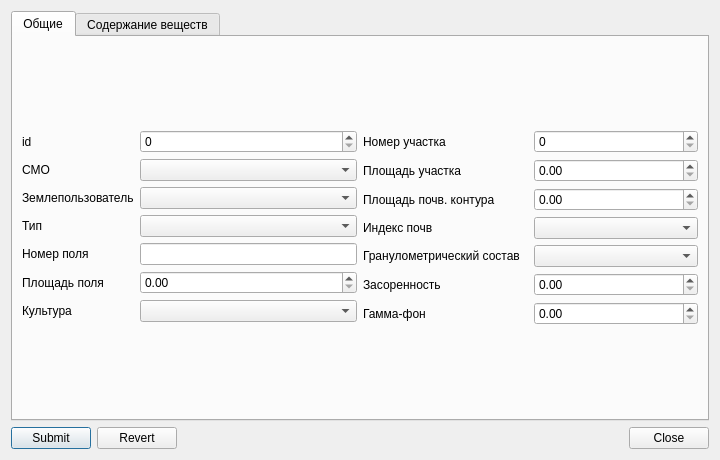
<?xml version="1.0" encoding="UTF-8"?>
<ui version="4.0">
 <class>OpenCard</class>
 <widget class="QDialog" name="OpenCard">
  <property name="geometry">
   <rect>
    <x>0</x>
    <y>0</y>
    <width>720</width>
    <height>460</height>
   </rect>
  </property>
  <property name="windowTitle">
   <string>Карточка поля</string>
  </property>
  <layout class="QVBoxLayout" name="verticalLayout">
   <item>
    <widget class="QTabWidget" name="tabWidget">
     <property name="currentIndex">
      <number>0</number>
     </property>
     <widget class="QWidget" name="tab">
      <attribute name="title">
       <string>Общие</string>
      </attribute>
      <layout class="QGridLayout" name="gridLayout_6">
       <item row="0" column="0">
        <layout class="QGridLayout" name="gridLayout">
         <item row="0" column="0">
          <widget class="QLabel" name="label_5">
           <property name="text">
            <string>id</string>
           </property>
          </widget>
         </item>
         <item row="0" column="1" colspan="2">
          <widget class="QSpinBox" name="idTxt">
           <property name="maximum">
            <number>2147483647</number>
           </property>
          </widget>
         </item>
         <item row="1" column="0">
          <widget class="QLabel" name="label">
           <property name="text">
            <string>СМО</string>
           </property>
          </widget>
         </item>
         <item row="1" column="1" colspan="2">
          <widget class="QComboBox" name="smoCombo"/>
         </item>
         <item row="2" column="0">
          <widget class="QLabel" name="label_2">
           <property name="text">
            <string>Землепользователь</string>
           </property>
          </widget>
         </item>
         <item row="2" column="1" colspan="2">
          <widget class="QComboBox" name="zemlepolzCombo"/>
         </item>
         <item row="3" column="0">
          <widget class="QLabel" name="label_3">
           <property name="text">
            <string>Тип</string>
           </property>
          </widget>
         </item>
         <item row="3" column="1" colspan="2">
          <widget class="QComboBox" name="tipCombo"/>
         </item>
         <item row="4" column="0">
          <widget class="QLabel" name="label_4">
           <property name="text">
            <string>Номер поля</string>
           </property>
          </widget>
         </item>
         <item row="4" column="1" colspan="2">
          <widget class="QLineEdit" name="n_polyaTxt"/>
         </item>
         <item row="5" column="0">
          <widget class="QLabel" name="label_6">
           <property name="text">
            <string>Площадь поля</string>
           </property>
          </widget>
         </item>
         <item row="5" column="1" colspan="2">
          <widget class="QDoubleSpinBox" name="s_polyaTxt">
           <property name="maximum">
            <double>999.990000000000009</double>
           </property>
          </widget>
         </item>
         <item row="6" column="0">
          <widget class="QLabel" name="label_7">
           <property name="text">
            <string>Культура</string>
           </property>
          </widget>
         </item>
         <item row="6" column="1" colspan="2">
          <widget class="QComboBox" name="kulturaCombo"/>
         </item>
        </layout>
       </item>
       <item row="0" column="1">
        <layout class="QGridLayout" name="gridLayout_2">
         <item row="0" column="0">
          <widget class="QLabel" name="label_12">
           <property name="text">
            <string>Номер участка</string>
           </property>
          </widget>
         </item>
         <item row="0" column="1">
          <widget class="QSpinBox" name="n_uchastTxt">
           <property name="maximum">
            <number>2147483647</number>
           </property>
          </widget>
         </item>
         <item row="1" column="0">
          <widget class="QLabel" name="label_10">
           <property name="text">
            <string>Площадь участка</string>
           </property>
          </widget>
         </item>
         <item row="1" column="1">
          <widget class="QDoubleSpinBox" name="s_uchastTxt">
           <property name="maximum">
            <double>999.990000000000009</double>
           </property>
          </widget>
         </item>
         <item row="2" column="0">
          <widget class="QLabel" name="label_11">
           <property name="text">
            <string>Площадь почв. контура</string>
           </property>
          </widget>
         </item>
         <item row="2" column="1">
          <widget class="QDoubleSpinBox" name="s_konturaTxt">
           <property name="maximum">
            <double>999.990000000000009</double>
           </property>
          </widget>
         </item>
         <item row="3" column="0">
          <widget class="QLabel" name="label_13">
           <property name="text">
            <string>Индекс почв</string>
           </property>
          </widget>
         </item>
         <item row="3" column="1">
          <widget class="QComboBox" name="indexCombo"/>
         </item>
         <item row="4" column="0">
          <widget class="QLabel" name="label_14">
           <property name="text">
            <string>Гранулометрический состав</string>
           </property>
          </widget>
         </item>
         <item row="4" column="1">
          <widget class="QComboBox" name="granulCombo"/>
         </item>
         <item row="5" column="0">
          <widget class="QLabel" name="label_8">
           <property name="text">
            <string>Засоренность</string>
           </property>
          </widget>
         </item>
         <item row="5" column="1">
          <widget class="QDoubleSpinBox" name="zasorTxt">
           <property name="maximum">
            <double>999.990000000000009</double>
           </property>
          </widget>
         </item>
         <item row="6" column="0">
          <widget class="QLabel" name="label_9">
           <property name="text">
            <string>Гамма-фон</string>
           </property>
          </widget>
         </item>
         <item row="6" column="1">
          <widget class="QDoubleSpinBox" name="gammaTxt">
           <property name="maximum">
            <double>999.990000000000009</double>
           </property>
          </widget>
         </item>
        </layout>
       </item>
      </layout>
     </widget>
     <widget class="QWidget" name="tab_2">
      <attribute name="title">
       <string>Содержание веществ</string>
      </attribute>
      <layout class="QGridLayout" name="gridLayout_5">
       <item row="0" column="0">
        <layout class="QGridLayout" name="gridLayout_3">
         <item row="0" column="0">
          <widget class="QLabel" name="label_15">
           <property name="text">
            <string>Азота гидролизуемого</string>
           </property>
          </widget>
         </item>
         <item row="0" column="1">
          <widget class="QDoubleSpinBox" name="NTxt">
           <property name="maximum">
            <double>999.990000000000009</double>
           </property>
          </widget>
         </item>
         <item row="1" column="0">
          <widget class="QLabel" name="label_16">
           <property name="text">
            <string>Подвижного фосфора</string>
           </property>
          </widget>
         </item>
         <item row="1" column="1">
          <widget class="QDoubleSpinBox" name="PTxt">
           <property name="maximum">
            <double>999.990000000000009</double>
           </property>
          </widget>
         </item>
         <item row="2" column="0">
          <widget class="QLabel" name="label_17">
           <property name="text">
            <string>Обменного калия</string>
           </property>
          </widget>
         </item>
         <item row="2" column="1">
          <widget class="QDoubleSpinBox" name="KTxt">
           <property name="maximum">
            <double>999.990000000000009</double>
           </property>
          </widget>
         </item>
         <item row="3" column="0">
          <widget class="QLabel" name="label_18">
           <property name="text">
            <string>Органического вещества</string>
           </property>
          </widget>
         </item>
         <item row="4" column="0">
          <widget class="QLabel" name="label_19">
           <property name="text">
            <string>Подвижной серы</string>
           </property>
          </widget>
         </item>
         <item row="5" column="0">
          <widget class="QLabel" name="label_20">
           <property name="text">
            <string>pH водный</string>
           </property>
          </widget>
         </item>
         <item row="6" column="0">
          <widget class="QLabel" name="label_21">
           <property name="text">
            <string>Обменного кальция</string>
           </property>
          </widget>
         </item>
         <item row="7" column="0">
          <widget class="QLabel" name="label_22">
           <property name="text">
            <string>Обменного магния</string>
           </property>
          </widget>
         </item>
         <item row="8" column="0">
          <widget class="QLabel" name="label_23">
           <property name="text">
            <string>Обменного натрия</string>
           </property>
          </widget>
         </item>
         <item row="3" column="1">
          <widget class="QDoubleSpinBox" name="OrgTxt">
           <property name="maximum">
            <double>999.990000000000009</double>
           </property>
          </widget>
         </item>
         <item row="4" column="1">
          <widget class="QDoubleSpinBox" name="STxt">
           <property name="maximum">
            <double>999.990000000000009</double>
           </property>
          </widget>
         </item>
         <item row="5" column="1">
          <widget class="QDoubleSpinBox" name="pHTxt">
           <property name="maximum">
            <double>999.990000000000009</double>
           </property>
          </widget>
         </item>
         <item row="6" column="1">
          <widget class="QDoubleSpinBox" name="CaTxt">
           <property name="maximum">
            <double>999.990000000000009</double>
           </property>
          </widget>
         </item>
         <item row="7" column="1">
          <widget class="QDoubleSpinBox" name="MgTxt">
           <property name="maximum">
            <double>999.990000000000009</double>
           </property>
          </widget>
         </item>
         <item row="8" column="1">
          <widget class="QDoubleSpinBox" name="NaTxt">
           <property name="maximum">
            <double>999.990000000000009</double>
           </property>
          </widget>
         </item>
        </layout>
       </item>
       <item row="0" column="1">
        <layout class="QGridLayout" name="gridLayout_4">
         <item row="0" column="0">
          <widget class="QLabel" name="label_24">
           <property name="text">
            <string>РЕКО</string>
           </property>
          </widget>
         </item>
         <item row="0" column="1">
          <widget class="QDoubleSpinBox" name="rekoTxt">
           <property name="maximum">
            <double>999.990000000000009</double>
           </property>
          </widget>
         </item>
         <item row="1" column="0">
          <widget class="QLabel" name="label_25">
           <property name="text">
            <string>Кадмий</string>
           </property>
          </widget>
         </item>
         <item row="1" column="1">
          <widget class="QDoubleSpinBox" name="CdTxt">
           <property name="maximum">
            <double>999.990000000000009</double>
           </property>
          </widget>
         </item>
         <item row="2" column="0">
          <widget class="QLabel" name="label_26">
           <property name="text">
            <string>Свинец</string>
           </property>
          </widget>
         </item>
         <item row="2" column="1">
          <widget class="QDoubleSpinBox" name="PbTxt">
           <property name="maximum">
            <double>999.990000000000009</double>
           </property>
          </widget>
         </item>
         <item row="3" column="0">
          <widget class="QLabel" name="label_27">
           <property name="text">
            <string>Мышьяк</string>
           </property>
          </widget>
         </item>
         <item row="4" column="0">
          <widget class="QLabel" name="label_28">
           <property name="text">
            <string>Ртуть</string>
           </property>
          </widget>
         </item>
         <item row="6" column="0">
          <widget class="QLabel" name="label_30">
           <property name="text">
            <string>Медь</string>
           </property>
          </widget>
         </item>
         <item row="3" column="1">
          <widget class="QDoubleSpinBox" name="AsTxt">
           <property name="maximum">
            <double>999.990000000000009</double>
           </property>
          </widget>
         </item>
         <item row="4" column="1">
          <widget class="QDoubleSpinBox" name="HgTxt">
           <property name="maximum">
            <double>999.990000000000009</double>
           </property>
          </widget>
         </item>
         <item row="5" column="1">
          <widget class="QDoubleSpinBox" name="ZnTxt">
           <property name="maximum">
            <double>999.990000000000009</double>
           </property>
          </widget>
         </item>
         <item row="6" column="1">
          <widget class="QDoubleSpinBox" name="CuTxt">
           <property name="maximum">
            <double>999.990000000000009</double>
           </property>
          </widget>
         </item>
         <item row="7" column="0">
          <widget class="QLabel" name="label_31">
           <property name="text">
            <string>Молибден</string>
           </property>
          </widget>
         </item>
         <item row="7" column="1">
          <widget class="QDoubleSpinBox" name="MoTxt">
           <property name="maximum">
            <double>999.990000000000009</double>
           </property>
          </widget>
         </item>
         <item row="8" column="0">
          <widget class="QLabel" name="label_32">
           <property name="text">
            <string>Бор</string>
           </property>
          </widget>
         </item>
         <item row="8" column="1">
          <widget class="QDoubleSpinBox" name="BTxt">
           <property name="maximum">
            <double>999.990000000000009</double>
           </property>
          </widget>
         </item>
         <item row="5" column="0">
          <widget class="QLabel" name="label_29">
           <property name="text">
            <string>Цинк</string>
           </property>
          </widget>
         </item>
        </layout>
       </item>
      </layout>
     </widget>
    </widget>
   </item>
   <item>
    <layout class="QHBoxLayout" name="horizontalLayout_13">
     <item>
      <widget class="QPushButton" name="submitButton">
       <property name="text">
        <string>Submit</string>
       </property>
      </widget>
     </item>
     <item>
      <widget class="QPushButton" name="revertButton">
       <property name="text">
        <string>Revert</string>
       </property>
      </widget>
     </item>
     <item>
      <spacer name="horizontalSpacer_7">
       <property name="orientation">
        <enum>Qt::Horizontal</enum>
       </property>
       <property name="sizeHint" stdset="0">
        <size>
         <width>40</width>
         <height>20</height>
        </size>
       </property>
      </spacer>
     </item>
     <item>
      <widget class="QPushButton" name="closeButton">
       <property name="text">
        <string>Close</string>
       </property>
      </widget>
     </item>
    </layout>
   </item>
  </layout>
 </widget>
 <resources/>
 <connections/>
</ui>
